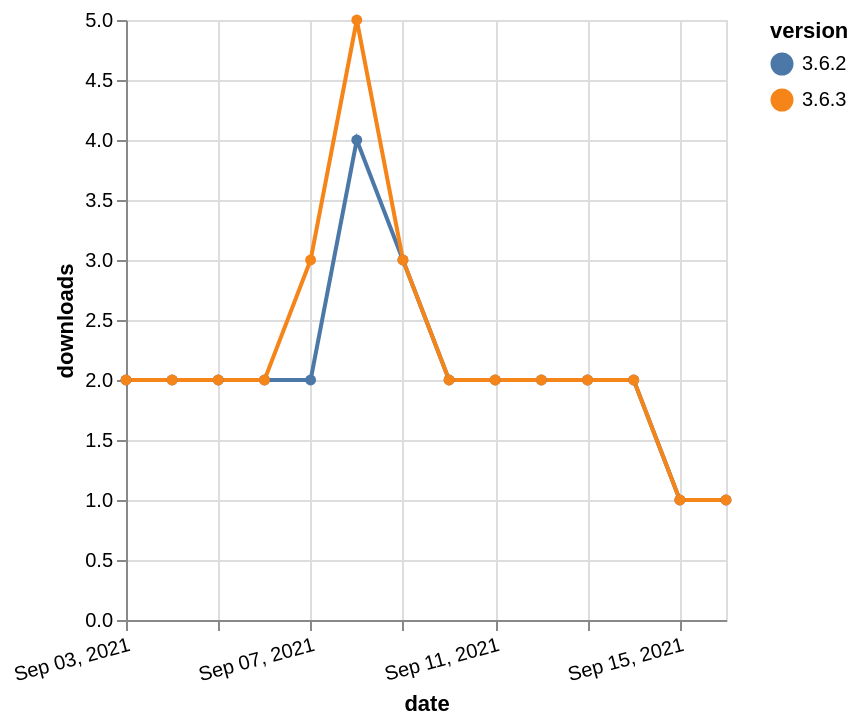

Vega-Lite specification stored for this chart:
### Vega-Lite specification from a JSON file in a GitHub repository (floating-point values rounded to 4 significant figures)
{"$schema": "https://vega.github.io/schema/vega-lite/v5.json", "description": "A simple bar chart with embedded data.", "data": {"values": [{"date": "2021-09-03", "total": 970, "delta": 2, "version": "3.6.2"}, {"date": "2021-09-04", "total": 972, "delta": 2, "version": "3.6.2"}, {"date": "2021-09-05", "total": 974, "delta": 2, "version": "3.6.2"}, {"date": "2021-09-06", "total": 976, "delta": 2, "version": "3.6.2"}, {"date": "2021-09-07", "total": 978, "delta": 2, "version": "3.6.2"}, {"date": "2021-09-08", "total": 982, "delta": 4, "version": "3.6.2"}, {"date": "2021-09-09", "total": 985, "delta": 3, "version": "3.6.2"}, {"date": "2021-09-10", "total": 987, "delta": 2, "version": "3.6.2"}, {"date": "2021-09-11", "total": 989, "delta": 2, "version": "3.6.2"}, {"date": "2021-09-12", "total": 991, "delta": 2, "version": "3.6.2"}, {"date": "2021-09-13", "total": 993, "delta": 2, "version": "3.6.2"}, {"date": "2021-09-14", "total": 995, "delta": 2, "version": "3.6.2"}, {"date": "2021-09-15", "total": 996, "delta": 1, "version": "3.6.2"}, {"date": "2021-09-16", "total": 997, "delta": 1, "version": "3.6.2"}, {"date": "2021-09-03", "total": 532, "delta": 2, "version": "3.6.3"}, {"date": "2021-09-04", "total": 534, "delta": 2, "version": "3.6.3"}, {"date": "2021-09-05", "total": 536, "delta": 2, "version": "3.6.3"}, {"date": "2021-09-06", "total": 538, "delta": 2, "version": "3.6.3"}, {"date": "2021-09-07", "total": 541, "delta": 3, "version": "3.6.3"}, {"date": "2021-09-08", "total": 546, "delta": 5, "version": "3.6.3"}, {"date": "2021-09-09", "total": 549, "delta": 3, "version": "3.6.3"}, {"date": "2021-09-10", "total": 551, "delta": 2, "version": "3.6.3"}, {"date": "2021-09-11", "total": 553, "delta": 2, "version": "3.6.3"}, {"date": "2021-09-12", "total": 555, "delta": 2, "version": "3.6.3"}, {"date": "2021-09-13", "total": 557, "delta": 2, "version": "3.6.3"}, {"date": "2021-09-14", "total": 559, "delta": 2, "version": "3.6.3"}, {"date": "2021-09-15", "total": 560, "delta": 1, "version": "3.6.3"}, {"date": "2021-09-16", "total": 561, "delta": 1, "version": "3.6.3"}]}, "width": "container", "mark": {"type": "line", "point": {"filled": true}}, "encoding": {"x": {"field": "date", "type": "temporal", "timeUnit": "yearmonthdate", "title": "date", "axis": {"labelAngle": -15}}, "y": {"field": "delta", "type": "quantitative", "title": "downloads"}, "color": {"field": "version", "type": "nominal"}, "tooltip": {"field": "delta"}}}
